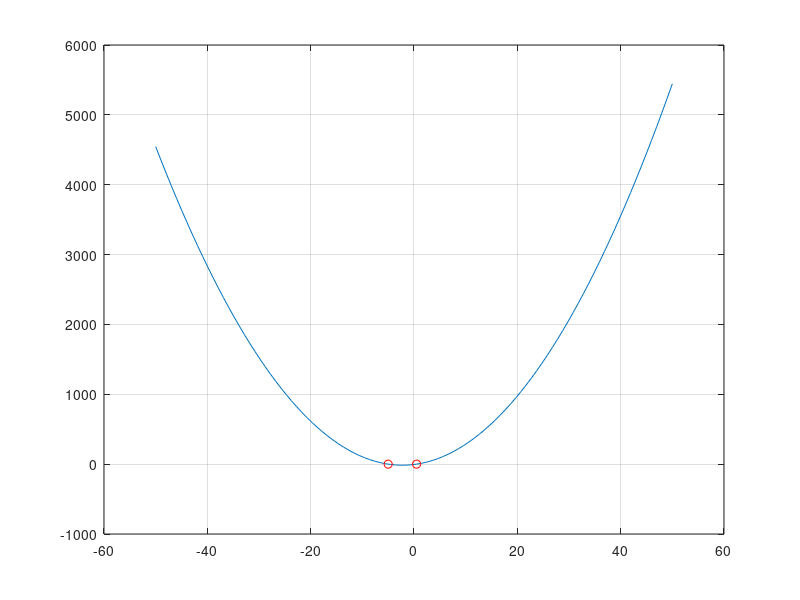

Source code (MATLAB):
#Draw the graph of the foloowing quadratic function: 
  
#solution 
x = linspace(-50,50);
y = 2.*x.*x + 9.*x - 5;
plot(x,y)
hold on;
grid()

rts = roots([2,9,-5]);
plot(rts, zeros(size(rts)), 'o', "color", "r")